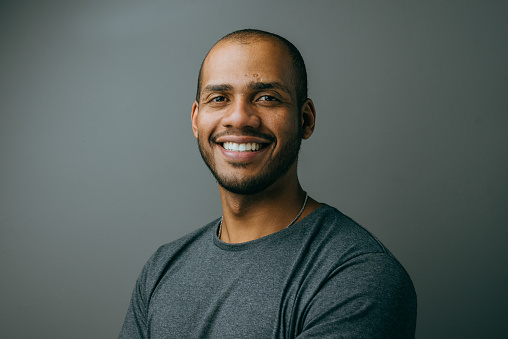
#> input picture example_face/1.jpeg, 508 x 339 px
$ python OpenCV_FaceLandMark_Example.py
#> lines starting #> are read from the running program, lines starting #| are printed output that depends on the picture; after the words box and inside, x2 and y2 are one past the last pixel; in counts of white or black regions, pixels touching at a corner belong together
#!/usr/bin/env python3
# -*- coding: utf-8 -*-
"""
Created on Mon Nov 28 14:20:34 2022

@author: mikewang
"""
# opencv 4.1.2 to read images
import cv2
# used for accessing url to download files
import urllib.request as urlreq
# used to access local directory
import os
# used to plot our images
import matplotlib.pyplot as plt
# used to change image size
from pylab import rcParams

#%%
Path_image = "example_face/1.jpeg"

# read image with openCV
image = cv2.imread(Path_image)
#> image is the input picture: shape (339, 508, 3); mean B, G, R 91.2, 94.5, 86
# plot image with matplotlib package
plt.imshow(image)

#%%
# convert image to RGB colour
image_rgb = cv2.cvtColor(image, cv2.COLOR_BGR2RGB)

# plot image with matplotlib package
plt.imshow(image_rgb)
plt.show()
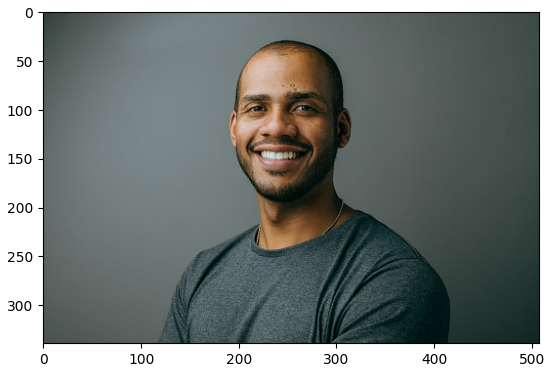
#> figure drawn by matplotlib, 1 panel; B, G, R data is drawn as R, G, B

# set dimension for cropping image
x, y, width, depth = 0, 0, 500, 300
image_cropped = image_rgb[y:(y+depth), x:(x+width)]
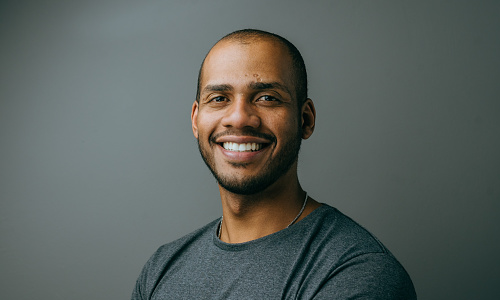
#> image_cropped: shape (300, 500, 3); mean R, G, B 90.7, 98.1, 94.4

# create a copy of the cropped image to be used later
image_template = image_cropped.copy()

# convert image to Grayscale
image_gray = cv2.cvtColor(image_cropped, cv2.COLOR_BGR2GRAY)
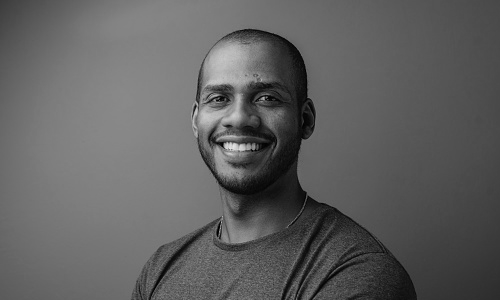
#> image_gray: shape (300, 500); min 0, max 228, mean 96.2

# remove axes and show image
plt.axis("off")
plt.imshow(image_gray, cmap = "gray")
plt.show()


#%%
# save face detection algorithm's url in haarcascade_url variable
haarcascade_url = "https://raw.githubusercontent.com/opencv/opencv/master/data/haarcascades/haarcascade_frontalface_alt2.xml"

# save face detection algorithm's name as haarcascade
haarcascade = "haarcascade_frontalface_alt2.xml"

# chech if file is in working directory
if (haarcascade in os.listdir(os.curdir)):
    print("File exists")
else:
    # download file from url and save locally as haarcascade_frontalface_alt2.xml, < 1MB
    urlreq.urlretrieve(haarcascade_url, haarcascade)
    print("File downloaded")

# create an instance of the Face Detection Cascade Classifier
detector = cv2.CascadeClassifier(haarcascade)

# Detect faces using the haarcascade classifier on the "grayscale image"
faces = detector.detectMultiScale(image_gray)
#> faces = [[183, 52, 115, 115]]

# Print coordinates of detected faces
print("Faces:\n", faces)
#| Faces:
#|  [[183  52 115 115]]

for face in faces:
#     save the coordinates in x, y, w, d variables
    (x,y,w,d) = face
    # Draw a white coloured rectangle around each face using the face's coordinates
    # on the "image_template" with the thickness of 2
    cv2.rectangle(image_template,(x,y),(x+w, y+d),(255, 255, 255), 2)
#> this loop made 1 pass
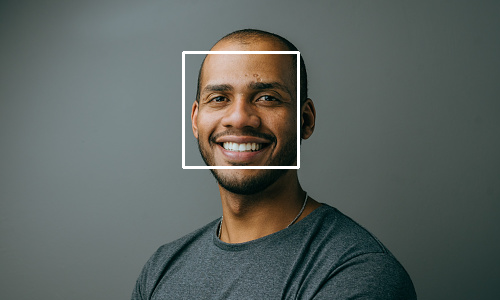
#> image_template: shape (300, 500, 3); 0.92% of pixels changed, all inside (x1, y1, x2, y2) = (182, 51, 300, 169)

plt.axis("off")
plt.imshow(image_template)
plt.title('Face Detection')
plt.show()

#%%
# save facial landmark detection model's url in LBFmodel_url variable
LBFmodel_url = "https://github.com/kurnianggoro/GSOC2017/raw/master/data/lbfmodel.yaml"

# save facial landmark detection model's name as LBFmodel
LBFmodel = "lbfmodel.yaml"

# check if file is in working directory
if (LBFmodel in os.listdir(os.curdir)):
    print("File exists")
else:
    # download picture from url and save locally as lbfmodel.yaml, < 54MB
    urlreq.urlretrieve(LBFmodel_url, LBFmodel)
#> (this line was passed over: the network is not available in this run)
    print("File downloaded")

# create an instance of the Facial landmark Detector with the model
landmark_detector  = cv2.face.createFacemarkLBF()
#> (the run stopped early here; a loop or call above may not have finished)
